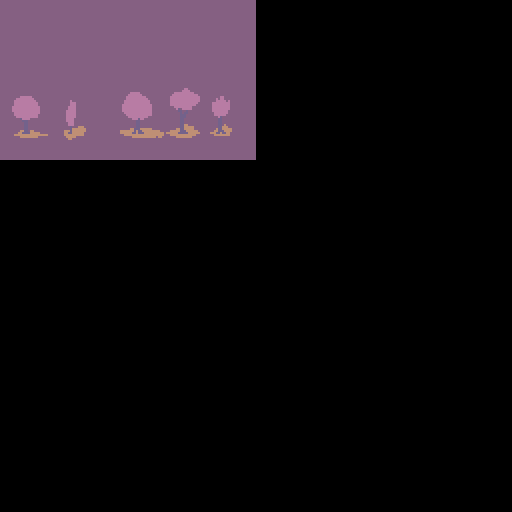

Below is a game level as drawn by its tile map, then a one-line description and the .tmx that defines it (tile-layer data replaced by summaries):
An orthogonal 16x16 tile map with 32x32 px tiles, 1 tile layer (Tile Layer 1).

<map version="1.4" tiledversion="1.4.2" orientation="orthogonal" renderorder="right-down" width="16" height="16" tilewidth="32" tileheight="32" infinite="0" nextlayerid="2" nextobjectid="1">
 <tileset firstgid="1" source="autumn_sheet.tsx" />
 <layer id="1" name="Tile Layer 1" width="16" height="16">
  <data>[256 cells, 40 non-empty, 40 distinct tile ids]</data>
 </layer>
</map>
